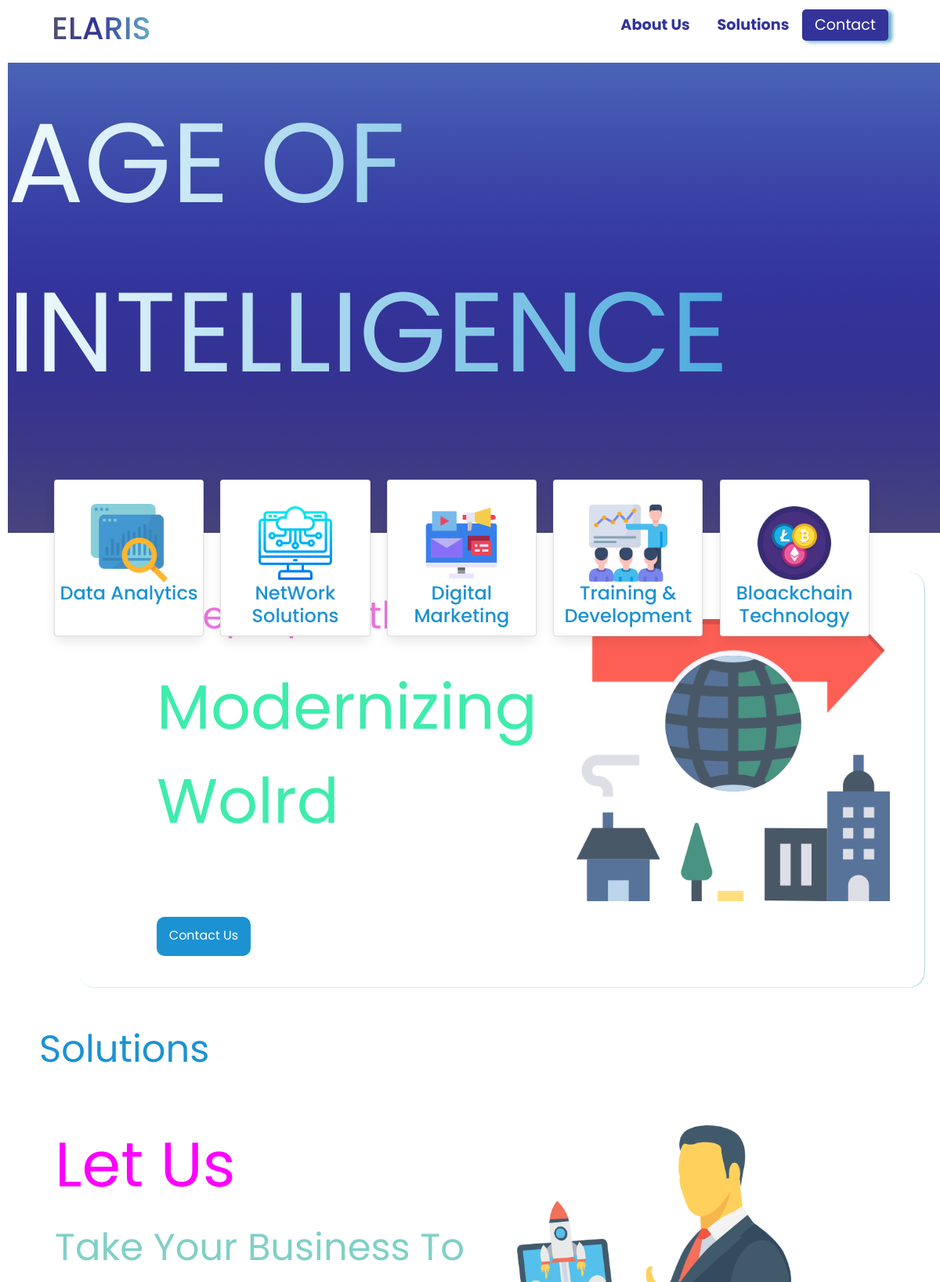
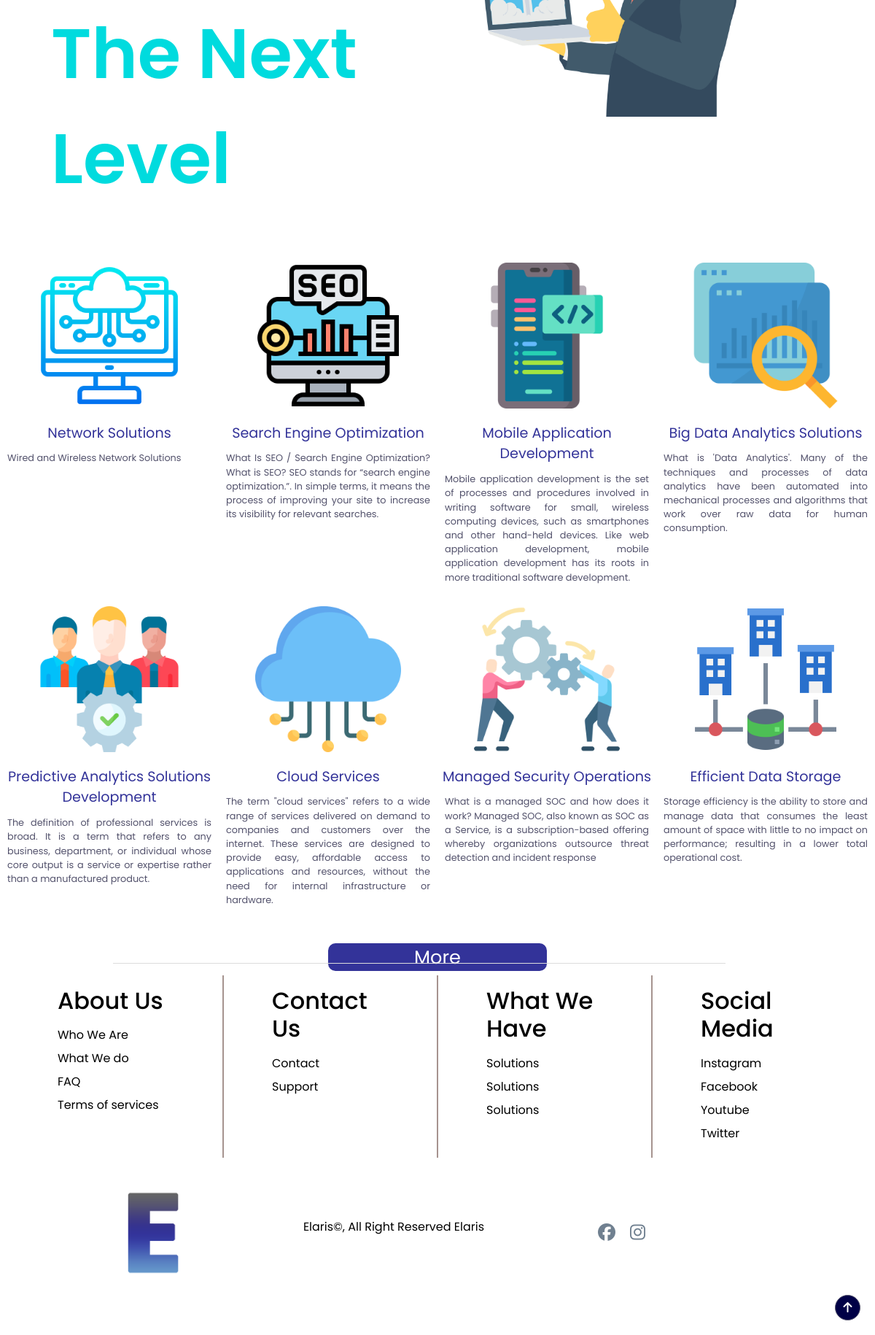
The page / on the database its author committed (2 pictures, top to bottom).
### solutions/models.py (models this page shows, shortened)
class Solution(models.Model):
	name = models.CharField(max_length=9999)
	desc = models.TextField()
	img = models.ImageField(upload_to='solutions/img/')
	solution_type = models.CharField(max_length=9999, choices=solution_type, default='Normal')
	solution_category = models.CharField(max_length=9999, choices=solution_category, default='Network')

### pages/views.py (the view)
# urls.py: path('', HomeView.as_view(),  name='home_view'),
class HomeView(View):
	template_name = 'index.html'
	queryset = Solution.objects.all()
	def get_queryset(self):
		return self.queryset
	def get(self, request):
		context = {
		'solutions': self.get_queryset(),
		}
		return render(request, self.template_name, context)

### pages/templates/index.html (shortened to what this page needs)
<!DOCTYPE html>
<html lang="en">
{% extends 'base.html' %}
{% load static %}
    {% block extra_css %}
    	<link rel="stylesheet" href="{% static 'pages/css/index.css' %}">
    {% endblock %}
    {% block content %}
        <div class="main__container">
            <div class="container__top"  data-aos="fade">
                <img class="img__top" alt="top-img" src="{% static 'pages/img/back_1.png' %}" />
                <div class="int__container">
                    AGE OF INTELLIGENCE
                </div>
                <div class="card__container">
                    <div class="card" id="card-1">
                        <img class="card__img" alt="top-img" src="{% static 'pages/img/data.png' %}" />
                        <h1> Data Analytics </h1>
                    </div>
                    <div class="card" id="card-2">
                        <img class="card__img" alt="top-img" src="{% static 'pages/img/cloud-service.png' %}" />
                        <h1> NetWork Solutions </h1>
                    </div>
                    <div class="card" id="card-3">
                        <img class="card__img" alt="top-img" src="{% static 'pages/img/digital-marketing.png' %}" />
                        <h1> Digital Marketing </h1>
                    </div>
                     <div class="card" id="card-4">
                        <img class="card__img" alt="top-img" src="{% static 'pages/img/analysis.png' %}" />
                        <h1> Training & Development </h1>
                    </div>
                     <div class="card" id="card-5">
                        <img class="card__img" alt="top-img" src="{% static 'pages/img/cryptocurrency.png' %}" />
                        <h1> Bloackchain Technology </h1>
                    </div>
                </div>
            </div>
            <div class="about__container">
                <div class="about__1">
                    <div class="about__top">
                        <div class="about__top__1">
                            Keep Up With The
                        </div>
                        <div class="about__top__2">
                            Modernizing Wolrd
                        </div>
                    </div>
                    <div class="about__btn__wrapper">
                        <a  class="about__btn" href="" title="contact-link"> Contact Us </a>
                    </div>
                </div>
                <div class="about__img">
                    <img class="" alt="about-img" src="{% static 'pages/img/modernization.png' %}" />
                </div>
            </div>
            <div class="sol__container">
                <h1> Solutions </h1>
                <div class="sol__top">
                    <div class="top__1">
                        <div class="top__1__1">
                            Let Us
                        </div>
                        <div class="top__1__2">
                            Take Your Business To
                        </div>
                        <div class="top__1__3">
                            The Next Level
                        </div>
                    </div>
                    <div class="top__2">
                        <img class="" alt="top-img" src="{% static 'pages/img/businessman.png' %}" />
                    </div>
                </div>
                <div class="sol__wrapper"  data-aos="fade">
                    {% for solution in solutions %}
                    {% if solution.solution_type == 'Home' %}
                    <div class="sol__card">
                        <img src="{{ solution.img.url }}" alt="sol-img">
                        <div class="sol__name">
                            {{ solution.name }}
                        </div>
                        <div class="sol__desc">
                            {{ solution.desc }}
                        </div>
                    </div>
                    {% endif %}
                    {% endfor %}
                </div>
                <div class="more__container">
                    <a href="{% url 'solutions_view' %}" title="">
                        More
                    </a>
                </div>
            </div>
        </div>
    {% endblock %}

### pages/templates/base.html (shortened to what this page needs)
<!DOCTYPE html>
<html lang="en">
{% load static %}
<head>
    <link rel="stylesheet" href="https://cdn.jsdelivr.net/npm/bulma@0.9.3/css/bulma.min.css">
    <link rel="stylesheet" href="https://unpkg.com/aos@next/dist/aos.css" />
    {% block extra_css %}
    {% endblock %}
 </head>
<body class="body">
    {% include 'navbar.html' %}
    {% block content %}{% endblock %}
    {% include 'footer.html' %}
</body>
</html>

### pages/templates/navbar.html (shortened to what this page needs)
<!DOCTYPE html>
<html lang="en">
{% load static %}
<head>
    <link rel="stylesheet" href="{% static 'pages/css/navbar.css' %}">
    <link rel="stylesheet" href="https://maxcdn.bootstrapcdn.com/bootstrap/4.0.0/css/bootstrap.min.css">
</head>
<body>
    <nav class="navbar navbar-expand-lg">
        <div class="navbar__container">
            <a href="/" id="navbar__logo">
                <h1> ELARIS </h1>
            </a>
            <ul class="navbar__menu">
                <li class="navabr__item">
                    <a href="{% url 'about_view' %}" class="navbar__links" id="about-page" > <b>About Us</b> </a>
                </li>
                <li class="navabr__item">
                    <a href="{% url 'solutions_view' %}" class="navbar__links" id="about-page" > <b>Solutions</b> </a>
                </li>
                <li class="navbar__item">
                    <a href="{% url 'contact_view' %}" class="navbar__links navbar__btn" id="about-page" > Contact </a>
                 </li>
            </ul>
        </div>
    </nav>
</body>
</html>

### pages/templates/footer.html (shortened to what this page needs)
<!DOCTYPE html>
<html lang="en">
{% load static %}
<head>
    <link rel="stylesheet" href="{% static 'pages/css/footer.css' %}">
    <link rel="stylesheet" href="https://maxcdn.bootstrapcdn.com/bootstrap/4.0.0/css/bootstrap.min.css">
</head>
<body>
    <footer>
        <div class="footer__container">
        <hr>
        <div class="footer__links">
            <div class="footer__link--wrapper">
                <div class="footer__link--items">
                    <h2>About Us</h2>
                    <a href="{% url 'about_view' %}">Who We Are </a>
                    <a href="{% url 'about_view' %}"> What We do </a>
                    <a href="{% url 'about_view' %}#faq-wrapper"> FAQ </a>
                    <a href="{% url 'about_view' %}"> Terms of services </a>
                </div>
                <div class="vl"></div>
                <div class="footer__link--items">
                    <h2>Contact Us</h2>
                    <a href="#"> Contact</a>
                    <a href="#"> Support </a>
                </div>
                <div class="vl"></div>
            </div>
            <div class="footer__link--wrapper">
                <div class="footer__link--items">
                    <h2>What We Have</h2>
                    <a href="#" > Solutions </a>
                    <a href="#"> Solutions </a>
                    <a href="#"> Solutions </a>
                </div>
                <div class="vl"></div>
                <div class="footer__link--items">
                    <h2>Social Media</h2>
                    <a href="/"> Instagram </a>
                    <a href="/"> Facebook </a>
                    <a href="/"> Youtube </a>
                    <a href="/"> Twitter </a>
                </div>
            </div>
        </div>
        <section class="social__media">
            <div class="social__media--wrap">
                <div class="footer__logo">
                    <img src="{% static 'pages/img/logo_icon.png' %}" />
                </div>
                <p class="wesite__rights">Elaris©, All Right Reserved Elaris</p>
                <div class="social__icons">
                    <a href="/" class="social__icon--link" target="_blank">
                        <i class="fab fa-facebook"></i>
                    </a>
                    <a href="https://www.instagram.com/sparqtech/" class="social__icon--link"  target="_blank">
                        <i class="fab fa-instagram"></i>
                    </a>
                </div>
            </div>
        </section>
        <div id="back-to-top" class="back-to-top">
            <button onclick="topFunction()" class="btn btn-dark" title="Back to Top" style="display: block;">
                <i class="fa fa-arrow-up"></i>
            </button>
        </div>
    </div>
    </footer>
</body>
</html>

### pages/static/pages/css/index.css (style rules this page uses)
.main__container { margin: 0 0 1000px 0; }
.container__top { display: flex; flex-direction: column; height: 600px; margin: 0 auto; padding: 0 10px; }
.img__top { width: 100%; height: 600px; position: absolute; animation: fadeIn 2s; object-fit: cover; }
.int__container { padding: 20px 0 0 0; align-self: center; z-index: 800; color: #fff; font-size: 9rem; animation: fadeIn 2.3s; background: #1c92d2; background: -webkit-linear-gradient(to right, #f2fcfe, #1c92d2); background: linear-gradient(to right, #f2fcfe, #1c92d2); -webkit-background-clip: text; -webkit-text-fill-color: transparent; -moz-text-fill-color: transparent; }
.card__container { z-index: 800; align-self: center; display: grid; grid-template-columns: 1fr 1fr 1fr 1fr 1fr; height: 100%; width: 90%; padding: 80px 0 80px 0; }
.card { width: 90%; height: 200px; background: transparent; align-self: center; padding: 30px 0 0 0; text-align: center; }
#card-1 { animation: fadeIn 3s; }
#card-2 { animation: fadeIn 3.5s; }
#card-3 { animation: fadeIn 4s; }
#card-4 { animation: fadeIn 4.5s; }
#card-5 { animation: fadeIn 5s; }
.card__img { align-self: center; width: 100px; height: 100px; object-fit: cover; }
.card h1 { font-size: 1.5rem; opacity: 1; color: #1c92d2; }
.about__container { display:grid; grid-template-columns: 1fr 1fr; margin: 50px 0 0 100px; height: 100%; box-shadow: .5px .25px .5px #66aec7; width: 90%; border-radius: 20px; }
.about__top { height: 400px; margin: 20px 0 20px 100px; grid-template-rows: 1fr 1fr; }
.about__top__1 { font-size: 3rem; color: #EE74E1; animation: moveToRight 2s; }
.about__top__2 { font-size: 5rem; padding: 20px 0 0 0; color: #3EECAC; animation: moveToRight 3s; }
.about__btn__wrapper { margin: 20px 0 40px 100px; padding: 12px 0 0 0; text-align: center; animation: moveToRight 3.5s; background: #1c92d2; width: 120px; height: 50px; border-radius: 10px; }
.about__btn { color: #fff; }
.about__img { animation: fadeIn 3s; padding: 20px 0 0 50px; }
.about__img img { width:400px; height:400px; animation: fadeIn 5s; }
.sol__container { display: flex; flex-direction: column; height: 600px; margin: 0 auto; padding: 30px 0 0 0; animation: fadeIn 5s; }
.sol__wrapper { display: grid; grid-template-columns: 1fr 1fr 1fr 1fr; padding: 0 0 30px 0; }
.sol__container h1 { font-size: 3rem; animation: fadeIn 5s; padding: 20px 0 20px 50px; color: #1c92d2; font-weight: 400; }
.sol__top { display:grid; grid-template-columns: 1fr 1fr; margin: 20px 0 50px 20px; border-radius: 20px; }
.top__1 { padding-left: 50px; }
.top__1__1 { font-size: 5rem; color: #FC00FF; animation: moveToRight 2s; padding: 10px 0 10px 0; }
.top__1__2 { font-size: 3rem; color: #80D0C7; animation: moveToRight 3s; }
.top__1__3 { font-size:6rem; font-weight: 600; color: #00DBDE; padding: 10px 0 10px 0; animation: moveToRight 4s; }
.top__2 img { padding: 20px 0 20px 50px; width: 400px; height: 400px; animation: fadeIn 5s; }
.sol__card { display: flex; flex-direction: column; padding: 0 0 20px 0; text-align: center; }
.sol__card img { width: 200px; height:200px; margin: 10px 0 20px 0; border-radius: 5px; align-self: center; }
.sol__name { font-size: 1.2rem; color: #333399; }
.sol__desc { padding: 10px 10px 0 10px; font-size: .8rem; text-align: justify; color: #53526c; }
.more__container { background: #333399; width: 300px; height: 250px; align-self: center; font-size: 1.6rem; border-radius: 10px; color: #fff; text-align: center; transition: all .5s ease; }
.more__container a { color: #fff; }

### pages/templates/base.html (style rules this page uses)
* { font-family: 'Poppins', sans-serif; }

### rows shown on the page
Solution: img (picture), name "Network Solutions", desc "Wired and Wireless Network Solutions"
Solution: img (picture), name "Search Engine Optimization", desc "What Is SEO / Search Engine Optimization? What is SEO? SEO stands for “search engine optimization.”. In simple terms, it means the process of improving your site to increase its visibility for relevant searches."
Solution: img (picture), name "Mobile Application Development", desc "Mobile application development is the set of processes and procedures involved in writing software for small, wireless computing devices, such as smartphones and other hand-held devices. Like web application development, mobile application development has its roots in more traditional software development."
Solution: img (picture), name "Big Data Analytics Solutions", desc "What is 'Data Analytics'. Many of the techniques and processes of data analytics have been automated into mechanical processes and algorithms that work over raw data for human consumption."
Solution: img (picture), name "Predictive Analytics Solutions Development", desc "The definition of professional services is broad. It is a term that refers to any business, department, or individual whose core output is a service or expertise rather than a manufactured product."
Solution: img (picture), name "Cloud Services", desc "The term \"cloud services\" refers to a wide range of services delivered on demand to companies and customers over the internet. These services are designed to provide easy, affordable access to applications and resources, without the need for internal infrastructure or hardware."
Solution: img (picture), name "Managed Security Operations", desc "What is a managed SOC and how does it work? Managed SOC, also known as SOC as a Service, is a subscription-based offering whereby organizations outsource threat detection and incident response"
Solution: img (picture), name "Efficient Data Storage", desc "Storage efficiency is the ability to store and manage data that consumes the least amount of space with little to no impact on performance; resulting in a lower total operational cost."
